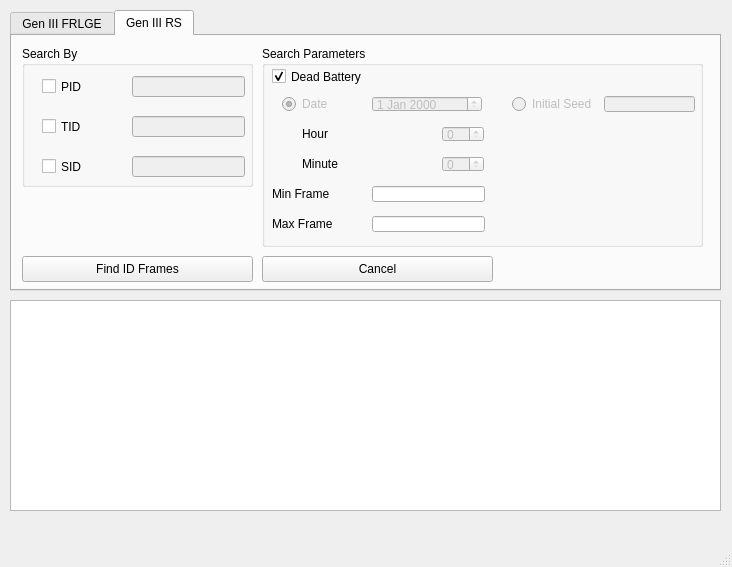
<?xml version="1.0" encoding="UTF-8"?>
<ui version="4.0">
 <class>Pandora</class>
 <widget class="QMainWindow" name="Pandora">
  <property name="geometry">
   <rect>
    <x>0</x>
    <y>0</y>
    <width>732</width>
    <height>567</height>
   </rect>
  </property>
  <property name="windowTitle">
   <string>MainWindow</string>
  </property>
  <widget class="QWidget" name="centralwidget">
   <widget class="QTabWidget" name="tabWidget">
    <property name="geometry">
     <rect>
      <x>10</x>
      <y>10</y>
      <width>711</width>
      <height>281</height>
     </rect>
    </property>
    <property name="currentIndex">
     <number>1</number>
    </property>
    <widget class="QWidget" name="gen3FRLGE">
     <attribute name="title">
      <string>Gen III FRLGE</string>
     </attribute>
     <widget class="QGroupBox" name="groupBoxSearchBy">
      <property name="geometry">
       <rect>
        <x>10</x>
        <y>10</y>
        <width>231</width>
        <height>101</height>
       </rect>
      </property>
      <property name="title">
       <string>Search By</string>
      </property>
      <widget class="QLabel" name="labelPID">
       <property name="geometry">
        <rect>
         <x>10</x>
         <y>30</y>
         <width>61</width>
         <height>21</height>
        </rect>
       </property>
       <property name="text">
        <string>PID</string>
       </property>
      </widget>
      <widget class="QLabel" name="labelTID">
       <property name="geometry">
        <rect>
         <x>10</x>
         <y>70</y>
         <width>61</width>
         <height>21</height>
        </rect>
       </property>
       <property name="text">
        <string>TID</string>
       </property>
      </widget>
      <widget class="QTextBox" name="textBoxPID">
       <property name="geometry">
        <rect>
         <x>110</x>
         <y>30</y>
         <width>113</width>
         <height>21</height>
        </rect>
       </property>
      </widget>
      <widget class="QTextBox" name="textBoxTID">
       <property name="geometry">
        <rect>
         <x>110</x>
         <y>70</y>
         <width>113</width>
         <height>21</height>
        </rect>
       </property>
      </widget>
     </widget>
     <widget class="QGroupBox" name="groupBoxParameters">
      <property name="geometry">
       <rect>
        <x>250</x>
        <y>10</y>
        <width>231</width>
        <height>101</height>
       </rect>
      </property>
      <property name="title">
       <string>Search Parameters</string>
      </property>
      <widget class="QLabel" name="labelMaxFrame">
       <property name="geometry">
        <rect>
         <x>10</x>
         <y>70</y>
         <width>71</width>
         <height>21</height>
        </rect>
       </property>
       <property name="text">
        <string>Max Frame</string>
       </property>
      </widget>
      <widget class="QTextBox" name="textBoxMaxFrame">
       <property name="geometry">
        <rect>
         <x>110</x>
         <y>70</y>
         <width>113</width>
         <height>21</height>
        </rect>
       </property>
       <property name="text">
        <string/>
       </property>
      </widget>
      <widget class="QLabel" name="labelMinFrame">
       <property name="geometry">
        <rect>
         <x>10</x>
         <y>30</y>
         <width>81</width>
         <height>21</height>
        </rect>
       </property>
       <property name="text">
        <string>Min Frame</string>
       </property>
      </widget>
      <widget class="QTextBox" name="textBoxMinFrame">
       <property name="geometry">
        <rect>
         <x>110</x>
         <y>30</y>
         <width>113</width>
         <height>21</height>
        </rect>
       </property>
       <property name="text">
        <string/>
       </property>
      </widget>
     </widget>
     <widget class="QPushButton" name="pushButtonFindFRLGE">
      <property name="geometry">
       <rect>
        <x>10</x>
        <y>120</y>
        <width>231</width>
        <height>26</height>
       </rect>
      </property>
      <property name="text">
       <string>Find ID Frames</string>
      </property>
     </widget>
     <widget class="QPushButton" name="pushButtonCancelRS_2">
      <property name="geometry">
       <rect>
        <x>250</x>
        <y>120</y>
        <width>231</width>
        <height>26</height>
       </rect>
      </property>
      <property name="text">
       <string>Cancel</string>
      </property>
     </widget>
    </widget>
    <widget class="QWidget" name="gen3RS">
     <attribute name="title">
      <string>Gen III RS</string>
     </attribute>
     <widget class="QGroupBox" name="groupBoxSearchBy_2">
      <property name="geometry">
       <rect>
        <x>10</x>
        <y>10</y>
        <width>231</width>
        <height>141</height>
       </rect>
      </property>
      <property name="title">
       <string>Search By</string>
      </property>
      <widget class="QTextBox" name="textBoxPIDRS">
       <property name="enabled">
        <bool>false</bool>
       </property>
       <property name="geometry">
        <rect>
         <x>110</x>
         <y>30</y>
         <width>113</width>
         <height>21</height>
        </rect>
       </property>
      </widget>
      <widget class="QTextBox" name="textBoxTIDRS">
       <property name="enabled">
        <bool>false</bool>
       </property>
       <property name="geometry">
        <rect>
         <x>110</x>
         <y>70</y>
         <width>113</width>
         <height>21</height>
        </rect>
       </property>
      </widget>
      <widget class="QTextBox" name="textBoxSIDRS">
       <property name="enabled">
        <bool>false</bool>
       </property>
       <property name="geometry">
        <rect>
         <x>110</x>
         <y>110</y>
         <width>113</width>
         <height>21</height>
        </rect>
       </property>
      </widget>
      <widget class="QCheckBox" name="checkBoxPID">
       <property name="geometry">
        <rect>
         <x>20</x>
         <y>30</y>
         <width>81</width>
         <height>21</height>
        </rect>
       </property>
       <property name="text">
        <string>PID</string>
       </property>
      </widget>
      <widget class="QCheckBox" name="checkBoxTID">
       <property name="geometry">
        <rect>
         <x>20</x>
         <y>70</y>
         <width>81</width>
         <height>21</height>
        </rect>
       </property>
       <property name="text">
        <string>TID</string>
       </property>
      </widget>
      <widget class="QCheckBox" name="checkBoxSID">
       <property name="geometry">
        <rect>
         <x>20</x>
         <y>110</y>
         <width>81</width>
         <height>21</height>
        </rect>
       </property>
       <property name="text">
        <string>SID</string>
       </property>
      </widget>
     </widget>
     <widget class="QGroupBox" name="groupBoxParameters_2">
      <property name="geometry">
       <rect>
        <x>250</x>
        <y>10</y>
        <width>441</width>
        <height>201</height>
       </rect>
      </property>
      <property name="title">
       <string>Search Parameters</string>
      </property>
      <widget class="QLabel" name="labelMaxFrame_2">
       <property name="geometry">
        <rect>
         <x>10</x>
         <y>170</y>
         <width>71</width>
         <height>16</height>
        </rect>
       </property>
       <property name="text">
        <string>Max Frame</string>
       </property>
      </widget>
      <widget class="QTextBox" name="textBoxMaxFrameRS">
       <property name="geometry">
        <rect>
         <x>110</x>
         <y>170</y>
         <width>113</width>
         <height>16</height>
        </rect>
       </property>
       <property name="text">
        <string/>
       </property>
      </widget>
      <widget class="QLabel" name="labelMinFrame_2">
       <property name="geometry">
        <rect>
         <x>10</x>
         <y>140</y>
         <width>81</width>
         <height>16</height>
        </rect>
       </property>
       <property name="text">
        <string>Min Frame</string>
       </property>
      </widget>
      <widget class="QTextBox" name="textBoxMinFrameRS">
       <property name="geometry">
        <rect>
         <x>110</x>
         <y>140</y>
         <width>113</width>
         <height>16</height>
        </rect>
       </property>
       <property name="text">
        <string/>
       </property>
      </widget>
      <widget class="QCheckBox" name="checkBoxBattery">
       <property name="geometry">
        <rect>
         <x>10</x>
         <y>20</y>
         <width>101</width>
         <height>21</height>
        </rect>
       </property>
       <property name="text">
        <string>Dead Battery</string>
       </property>
       <property name="checked">
        <bool>true</bool>
       </property>
       <property name="tristate">
        <bool>false</bool>
       </property>
      </widget>
      <widget class="QDateEdit" name="dateEdit">
       <property name="enabled">
        <bool>false</bool>
       </property>
       <property name="geometry">
        <rect>
         <x>110</x>
         <y>50</y>
         <width>110</width>
         <height>16</height>
        </rect>
       </property>
       <property name="minimumDate">
        <date>
         <year>2000</year>
         <month>1</month>
         <day>1</day>
        </date>
       </property>
      </widget>
      <widget class="QSpinBox" name="spinBoxHr">
       <property name="enabled">
        <bool>false</bool>
       </property>
       <property name="geometry">
        <rect>
         <x>180</x>
         <y>80</y>
         <width>42</width>
         <height>16</height>
        </rect>
       </property>
       <property name="maximum">
        <number>23</number>
       </property>
      </widget>
      <widget class="QSpinBox" name="spinBoxMin">
       <property name="enabled">
        <bool>false</bool>
       </property>
       <property name="geometry">
        <rect>
         <x>180</x>
         <y>110</y>
         <width>42</width>
         <height>16</height>
        </rect>
       </property>
       <property name="maximum">
        <number>59</number>
       </property>
      </widget>
      <widget class="QLabel" name="labelHr">
       <property name="geometry">
        <rect>
         <x>40</x>
         <y>80</y>
         <width>61</width>
         <height>16</height>
        </rect>
       </property>
       <property name="text">
        <string>Hour</string>
       </property>
      </widget>
      <widget class="QLabel" name="labelMin">
       <property name="geometry">
        <rect>
         <x>40</x>
         <y>110</y>
         <width>61</width>
         <height>16</height>
        </rect>
       </property>
       <property name="text">
        <string>Minute</string>
       </property>
      </widget>
      <widget class="QTextBox" name="textBoxInitSeedRS">
       <property name="enabled">
        <bool>false</bool>
       </property>
       <property name="geometry">
        <rect>
         <x>342</x>
         <y>50</y>
         <width>91</width>
         <height>16</height>
        </rect>
       </property>
       <property name="text">
        <string/>
       </property>
      </widget>
      <widget class="QRadioButton" name="radioButtonDateRS">
       <property name="enabled">
        <bool>false</bool>
       </property>
       <property name="geometry">
        <rect>
         <x>20</x>
         <y>50</y>
         <width>90</width>
         <height>16</height>
        </rect>
       </property>
       <property name="text">
        <string>Date</string>
       </property>
       <property name="checked">
        <bool>true</bool>
       </property>
      </widget>
      <widget class="QRadioButton" name="radioButtonInitSeedRS">
       <property name="enabled">
        <bool>false</bool>
       </property>
       <property name="geometry">
        <rect>
         <x>250</x>
         <y>50</y>
         <width>90</width>
         <height>16</height>
        </rect>
       </property>
       <property name="text">
        <string>Initial Seed</string>
       </property>
      </widget>
     </widget>
     <widget class="QPushButton" name="pushButtonFindRS">
      <property name="geometry">
       <rect>
        <x>10</x>
        <y>220</y>
        <width>231</width>
        <height>26</height>
       </rect>
      </property>
      <property name="text">
       <string>Find ID Frames</string>
      </property>
     </widget>
     <widget class="QPushButton" name="pushButtonCancelRS">
      <property name="geometry">
       <rect>
        <x>250</x>
        <y>220</y>
        <width>231</width>
        <height>26</height>
       </rect>
      </property>
      <property name="text">
       <string>Cancel</string>
      </property>
     </widget>
    </widget>
   </widget>
   <widget class="QTableView" name="tableViewGenerator">
    <property name="geometry">
     <rect>
      <x>10</x>
      <y>300</y>
      <width>711</width>
      <height>211</height>
     </rect>
    </property>
    <attribute name="verticalHeaderVisible">
     <bool>false</bool>
    </attribute>
   </widget>
  </widget>
  <widget class="QMenuBar" name="menubar">
   <property name="geometry">
    <rect>
     <x>0</x>
     <y>0</y>
     <width>732</width>
     <height>25</height>
    </rect>
   </property>
  </widget>
  <widget class="QStatusBar" name="statusbar"/>
 </widget>
 <customwidgets>
  <customwidget>
   <class>QTextBox</class>
   <extends>QLineEdit</extends>
   <header>Forms/Controls/QTextBox.hpp</header>
  </customwidget>
 </customwidgets>
 <resources/>
 <connections/>
</ui>
